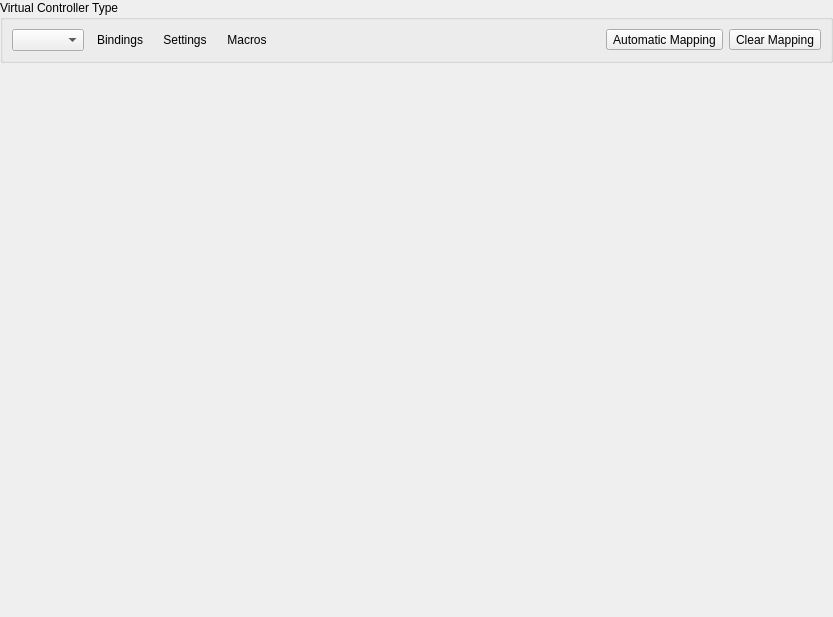
<?xml version="1.0" encoding="UTF-8"?>
<ui version="4.0">
 <class>ControllerBindingWidget</class>
 <widget class="QWidget" name="ControllerBindingWidget">
  <property name="geometry">
   <rect>
    <x>0</x>
    <y>0</y>
    <width>833</width>
    <height>617</height>
   </rect>
  </property>
  <layout class="QVBoxLayout" name="verticalLayout" stretch="0,1">
   <property name="leftMargin">
    <number>0</number>
   </property>
   <property name="topMargin">
    <number>0</number>
   </property>
   <property name="rightMargin">
    <number>0</number>
   </property>
   <property name="bottomMargin">
    <number>0</number>
   </property>
   <item>
    <widget class="QGroupBox" name="groupBox">
     <property name="title">
      <string>Virtual Controller Type</string>
     </property>
     <layout class="QHBoxLayout" name="horizontalLayout_3">
      <item>
       <layout class="QHBoxLayout" name="horizontalLayout">
        <item>
         <widget class="QComboBox" name="controllerType"/>
        </item>
        <item>
         <widget class="QToolButton" name="bindings">
          <property name="text">
           <string>Bindings</string>
          </property>
          <property name="icon">
           <iconset theme="controller-line">
            <normaloff>.</normaloff>.</iconset>
          </property>
          <property name="checkable">
           <bool>true</bool>
          </property>
          <property name="toolButtonStyle">
           <enum>Qt::ToolButtonTextBesideIcon</enum>
          </property>
          <property name="autoRaise">
           <bool>true</bool>
          </property>
         </widget>
        </item>
        <item>
         <widget class="QToolButton" name="settings">
          <property name="text">
           <string>Settings</string>
          </property>
          <property name="icon">
           <iconset theme="checkbox-multiple-blank-line">
            <normaloff>.</normaloff>.</iconset>
          </property>
          <property name="checkable">
           <bool>true</bool>
          </property>
          <property name="toolButtonStyle">
           <enum>Qt::ToolButtonTextBesideIcon</enum>
          </property>
          <property name="autoRaise">
           <bool>true</bool>
          </property>
         </widget>
        </item>
        <item>
         <widget class="QToolButton" name="macros">
          <property name="text">
           <string>Macros</string>
          </property>
          <property name="icon">
           <iconset theme="flashlight-line">
            <normaloff>.</normaloff>.</iconset>
          </property>
          <property name="checkable">
           <bool>true</bool>
          </property>
          <property name="toolButtonStyle">
           <enum>Qt::ToolButtonTextBesideIcon</enum>
          </property>
          <property name="autoRaise">
           <bool>true</bool>
          </property>
         </widget>
        </item>
       </layout>
      </item>
      <item>
       <spacer name="horizontalSpacer">
        <property name="orientation">
         <enum>Qt::Horizontal</enum>
        </property>
        <property name="sizeHint" stdset="0">
         <size>
          <width>460</width>
          <height>20</height>
         </size>
        </property>
       </spacer>
      </item>
      <item>
       <layout class="QHBoxLayout" name="horizontalLayout_2">
        <item>
         <widget class="QToolButton" name="automaticBinding">
          <property name="text">
           <string>Automatic Mapping</string>
          </property>
          <property name="icon">
           <iconset theme="controller-line">
            <normaloff>.</normaloff>.</iconset>
          </property>
          <property name="toolButtonStyle">
           <enum>Qt::ToolButtonTextBesideIcon</enum>
          </property>
         </widget>
        </item>
        <item>
         <widget class="QToolButton" name="clearBindings">
          <property name="text">
           <string>Clear Mapping</string>
          </property>
          <property name="icon">
           <iconset theme="trash-fill">
            <normaloff>.</normaloff>.</iconset>
          </property>
          <property name="toolButtonStyle">
           <enum>Qt::ToolButtonTextBesideIcon</enum>
          </property>
         </widget>
        </item>
       </layout>
      </item>
     </layout>
    </widget>
   </item>
   <item>
    <widget class="QStackedWidget" name="stackedWidget"/>
   </item>
  </layout>
 </widget>
 <resources>
  <include location="../resources/resources.qrc"/>
 </resources>
 <connections/>
</ui>
